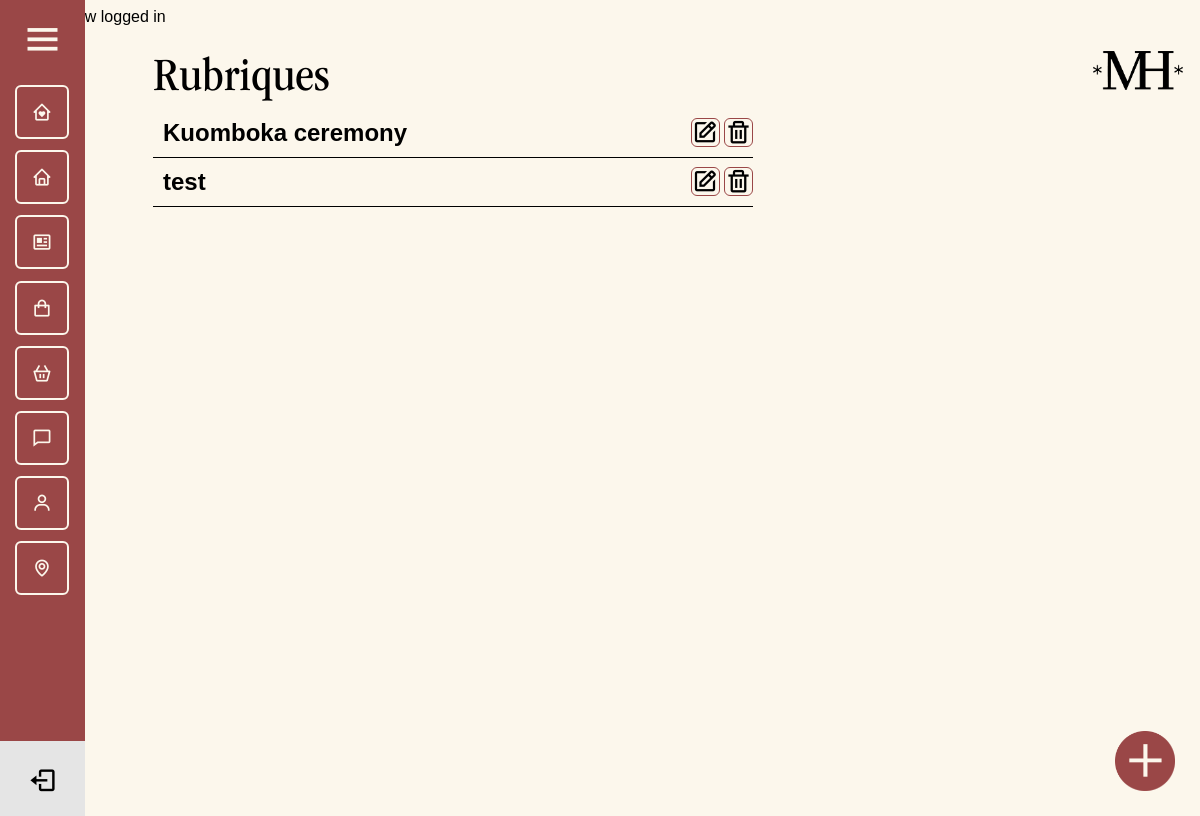
/admin/tours.php (signed in), run on an earlier commit of the app's database.
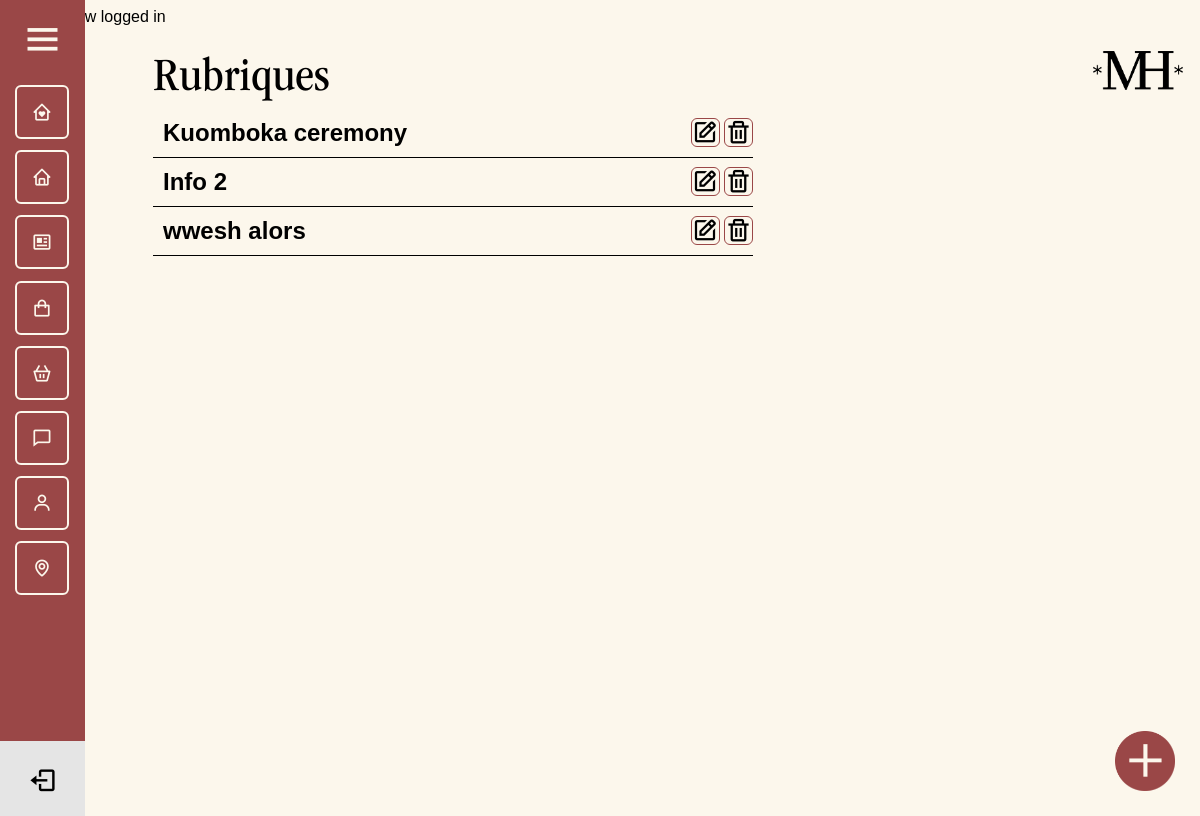
And on a later commit of the database.
### tables this page shows
CREATE TABLE `tourism` (
  `id` int(11) NOT NULL,
  `title` varchar(255) NOT NULL,
  `subtitles` varchar(255) NOT NULL,
  `photo` text NOT NULL,
  `photo_2` text NOT NULL,
  `photo_3` text NOT NULL,
  `location` varchar(255) NOT NULL,
  `details` text NOT NULL,
  `date` date NOT NULL
);

### admin/tours.php (the view, shortened to what this page needs)
<?php
require_once $_SERVER['DOCUMENT_ROOT'] . '/core/core.php';
include 'includes/header.php';
include 'includes/navigation.php';
$sql = $db->query("SELECT * FROM tourism");
?>
<div class="admin_page">
    <div class="header_admin">
        <h1>Rubriques</h1>
        <img src="../assets/png/LOGO_ANCIEN.png" alt="Logo Muriel">
    </div>
    <div class="admin_page_tours">
    <?php while ($tour = mysqli_fetch_assoc($sql)) : ?>
        <div class="admin_page_tours_container">
            <div class="admin_page_tours_title">
                <h2><?= $tour['title']; ?></h2>
            </div>
            <div class="admin_page_tours_action">
                <a href="add_tour.php?edit=<?= $tour['id']; ?>"><i class='bx bx-edit' ></i></a>
                <a href="tours.php?delete=<?= $tour['id']; ?>"><i class='bx bx-trash' ></i></a>
            </div>
        </div>
        <?php endwhile; ?>
        <a href="add_tour.php"><img src="/assets/png/button_add.png" alt=""></a>
    </div>
</div>

What changed in the data, as far as the page shows it:
removed tourism: title "test"
added tourism: title "Info 2"
added tourism: title "wwesh alors"
